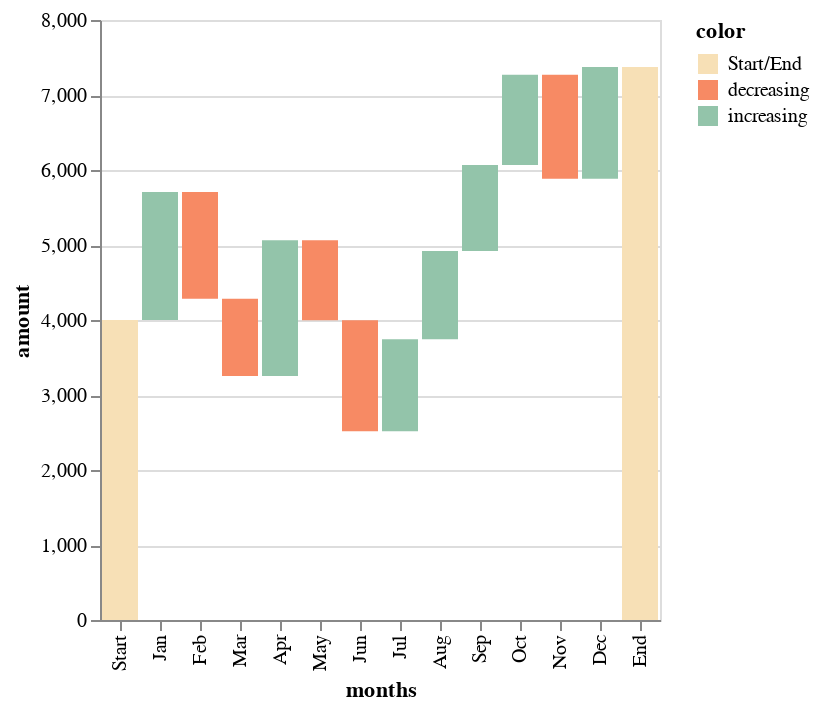

Vega-Lite specification for this chart:
### Vega-Lite specification from a JSON file in a GitHub repository (floating-point values rounded to 4 significant figures)
{"$schema": "https://vega.github.io/schema/vega-lite/v2.json", "data": {"values": [{"label": "Start", "amount": 4000, "order": 1}, {"label": "Jan", "amount": 1707, "order": 2}, {"label": "Feb", "amount": -1425, "order": 3}, {"label": "Mar", "amount": -1030, "order": 4}, {"label": "Apr", "amount": 1812, "order": 5}, {"label": "May", "amount": -1067, "order": 6}, {"label": "Jun", "amount": -1481, "order": 7}, {"label": "Jul", "amount": 1228, "order": 8}, {"label": "Aug", "amount": 1176, "order": 9}, {"label": "Sep", "amount": 1146, "order": 10}, {"label": "Oct", "amount": 1205, "order": 11}, {"label": "Nov", "amount": -1388, "order": 12}, {"label": "Dec", "amount": 1492, "order": 13}, {"label": "End", "amount": 0, "order": 14}]}, "transform": [{"window": [{"op": "sum", "field": "amount", "as": "sum"}], "sort": [{"field": "order", "order": "ascending"}]}, {"calculate": "datum.label == 'End' ? 0 : datum.sum - datum.amount", "as": "last"}, {"calculate": "datum.label == 'End' ? datum.sum : datum.amount", "as": "amount"}, {"calculate": "datum.label == 'End' || datum.label == 'Start' ? 'Start/End' : datum.amount >= 0 ? 'increasing' : 'decreasing'", "as": "color"}, {"calculate": "datum.sum - 100", "as": "bottomline"}], "layer": [{"mark": "bar", "encoding": {"y": {"field": "last", "type": "quantitative", "axis": {"title": "amount"}}, "y2": {"field": "sum", "type": "quantitative"}, "x": {"field": "label", "type": "ordinal", "sort": {"field": "order"}, "axis": {"title": "months"}}, "color": {"field": "color", "type": "nominal", "scale": {"range": ["#f7e0b6", "#f78a64", "#93c4aa"]}}}}]}
